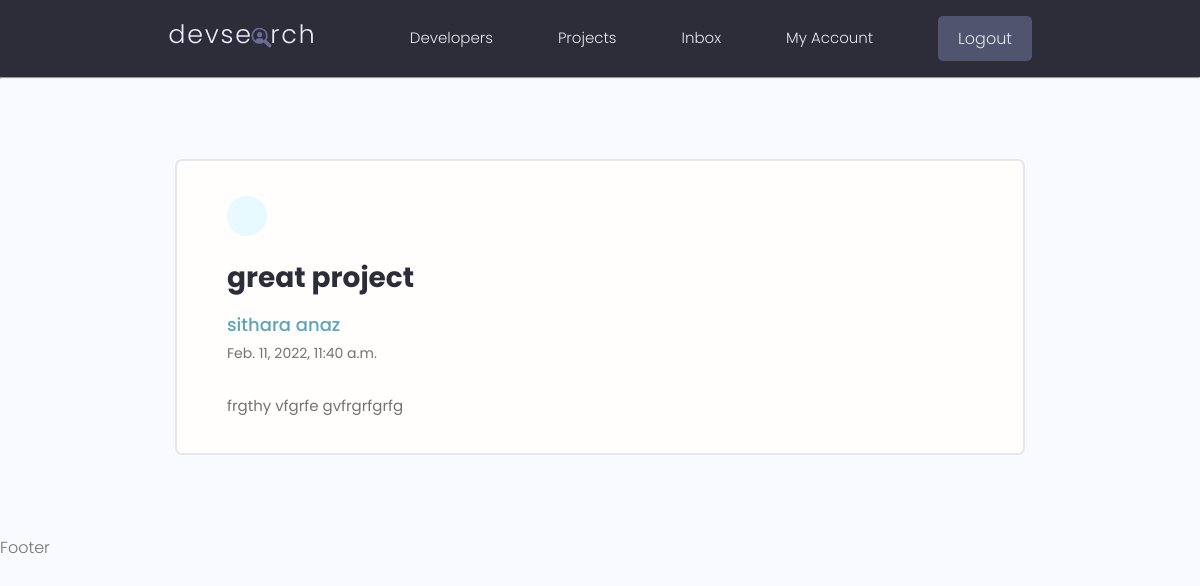
The app's page /view-message/6/ (signed in) with its own data.
### users/models.py (models this page shows, shortened)
class Message(models.Model):
    sender = models.ForeignKey(Profile,on_delete=models.SET_NULL,null=True,blank=True)
    recipient = models.ForeignKey(Profile,on_delete=models.SET_NULL,null=True,blank=True,related_name='messages')
    name = models.CharField(max_length=200,null=True,blank=True)
    email = models.EmailField(max_length=200,null=True,blank=True)
    subject = models.CharField(max_length=200,null=True,blank=True)
    body = models.TextField()
    is_read = models.BooleanField(default=False,null=True)
    created = models.DateTimeField(auto_now_add=True)
    class Meta:
        ordering=['is_read','-created']

### users/views.py (the view)
# urls.py: path('view-message/<str:pk>/',views.viewMessage,name='view-message'),
@login_required(login_url='users:login')
def viewMessage(request,pk):
    message = Message.objects.get(id=pk)
    if message.is_read == False:
        message.is_read = True
        message.save()
    context={
        'message':message
    }
    return render(request,'users/message.html',context)

### users/templates/users/message.html (shortened to what this page needs)
{% extends 'main.html' %}
{% block content %}
  <main class="messagePage my-xl">
    <div class="content-box">
      <div class="message">
        <a class="backButton" href="{% url 'users:inbox' %}"></a>
        <h2 class="message__subject">{{message.subject}}</h4>
          {% if message.sender == None %}
          <a href="" class="message__author">{{message.name}}</a>
          {% else %}
          <a href="{% url 'users:single-profile' message.sender.id %}" class="message__author">{{message.name}}</a>
          {% endif %}
          <p class="message__date">{{message.created}}</p>
          <div class="message__body">
            {{message.body}}
          </div>
      </div>
    </div>
  </main>
{% endblock %}

### static/styles/app.css (style rules this page uses)
:root { --color-sub: #2d2d39; }
.content-box { width: 95%; max-width: 85rem; margin: 0 auto; }
.message { padding: 2.5rem 0; }
.message > a { display: flex; gap: 1rem; }
.message__author, .message__date { flex-basis: 25%; }
.message__subject { flex-basis: 50%; }
.message__date { text-align: right; }
.messagePage .message { list-style: none; background: var(--color-white); padding: 3.5rem 5rem; border: 2px solid var(--color-light); border-radius: 0.7rem; }
.messagePage .message__subject { font-size: 2.8rem; color: var(--color-sub); margin-bottom: 1rem; margin-top: 2rem; }
.messagePage .message__author { font-size: 1.8rem; font-weight: 500; }
.messagePage .message__date { font-size: 1.4rem; font-weight: 400; text-align: left; margin-bottom: 3rem; }
.backButton { background: var(--color-main-light); color: var(--color-main); width: 4rem; height: 4rem; display: flex; align-items: center; justify-content: center; border-radius: 50%; }

### static/uikit/styles/modules/_variables.css (style rules this page uses)
:root { --color-main: #5aa5b9; --color-main-light: #e6faff; --color-sub: #3f4156; --color-sub-light: #51546e; --color-sub-lighter: #ededfd; --color-text: #737373; --color-gray: #8b8b8b; --color-light: #e5e7eb; --color-light-gray: #767676; --color-bg: #f8fafd; --color-white: #fffefd; --color-white-light: #f3f3f3; --color-success: #359e64; --color-success-bg: #def8e8; --color-error: #fc4b0b; --color-error-bg: #fff2ee; --font-base: 'Poppins', arial, helvetica, 'Segoe UI', roboto, ubuntu, sans-serif; --font-monospace: 'Fira Code', 'Courier New', courier, monospace; --font-regular: 300; --font-medium: 500; --font-bold: 700; --generic-shadow: 1px 1px 5px #00000010; --generic-transition: all 0.3s ease-in-out; }

### static/uikit/styles/modules/_base.css (style rules this page uses)
* { margin: 0; padding: 0; box-sizing: border-box; text-rendering: optimizeLegibility; color: inherit; font-size: inherit; }
html { font-size: 50%; }
@media only screen and (min-width: 480px) { html { font-size: 56.25%; } }
@media only screen and (min-width: 1200px) { html { font-size: 62.5%; } }
body { line-height: 1.6; font-weight: 400; font-size: 1.5rem; color: var(--color-text); background-color: var(--color-bg); min-height: 100vh; }

### static/uikit/styles/modules/_typography.css (style rules this page uses)
* { font-family: var(--font-base); }
h2 { font-size: 3.6rem; font-weight: var(--font-bold); }
p, span, strong { font-size: 1.6rem; color: var(--color-text); font-weight: var(--font-regular); }
a { padding-bottom: 2px; text-decoration: none; display: inline-block; color: var(--color-main); font-weight: var(--font-medium); }

### static/uikit/styles/modules/_utilities.css (style rules this page uses)
.my-xl { margin: 8rem auto; }

### records on screen
Message: subject "great project", name "sithara anaz", created "Feb. 11, 2022, 11:40 a.m.", body "frgthy vfgrfe gvfrgrfgrfg"
